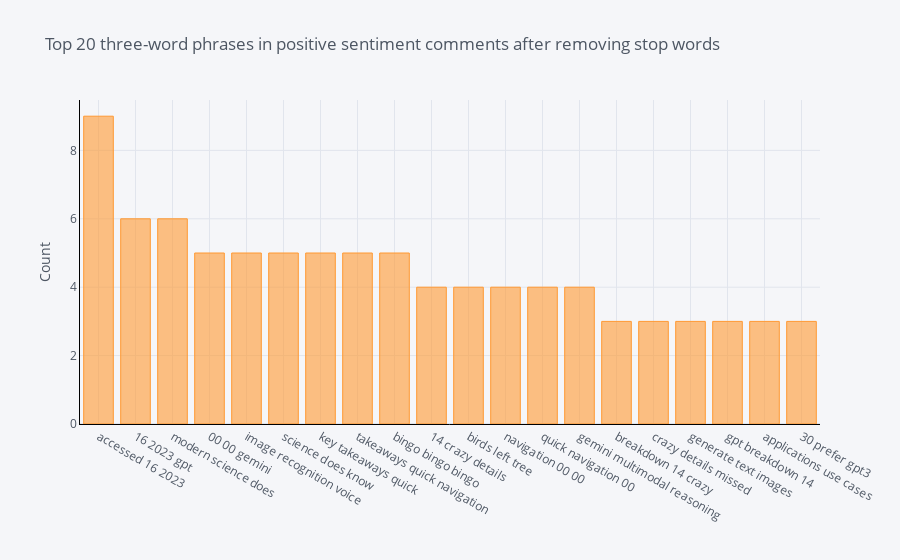

The code cell stored with this chart in its notebook:
### Code cell
# Tri-grams

def get_top_n_trigram(corpus, n=None):
    vec = CountVectorizer(ngram_range=(3, 3), stop_words=list(stop_words)).fit(corpus)
    bag_of_words = vec.transform(corpus)
    sum_words = bag_of_words.sum(axis=0) 
    words_freq = [(word, sum_words[0, idx]) for word, idx in vec.vocabulary_.items()]
    words_freq =sorted(words_freq, key = lambda x: x[1], reverse=True)
    return words_freq[:n]
common_words = get_top_n_trigram(pos_df['text'], 20)
for word, freq in common_words:
    print(word, freq)
df2 = pd.DataFrame(common_words, columns = ['CommentsText' , 'count'])
df2.groupby('CommentsText').sum()['count'].sort_values(ascending=False).iplot(
    kind='bar', yTitle='Count', linecolor='black', title='Top 20 three-word phrases in positive sentiment comments after removing stop words')

### Figure 1 — Plotly figure (JSON) as saved in the notebook; plotly's stock layout.template omitted (floating-point values rounded to 4 significant figures)
{"data": [{"marker": {"color": "rgba(255, 153, 51, 0.6)", "line": {"color": "rgba(255, 153, 51, 1.0)", "width": 1}}, "name": "count", "orientation": "v", "text": "", "type": "bar", "x": ["accessed 16 2023", "16 2023 gpt", "modern science does", "00 00 gemini", "image recognition voice", "science does know", "key takeaways quick", "takeaways quick navigation", "bingo bingo bingo", "14 crazy details", "birds left tree", "navigation 00 00", "quick navigation 00", "gemini multimodal reasoning", "breakdown 14 crazy", "crazy details missed", "generate text images", "gpt breakdown 14", "applications use cases", "30 prefer gpt3"], "y": [9, 6, 6, 5, 5, 5, 5, 5, 5, 4, 4, 4, 4, 4, 3, 3, 3, 3, 3, 3]}], "layout": {"legend": {"bgcolor": "#F5F6F9", "font": {"color": "#4D5663"}}, "paper_bgcolor": "#F5F6F9", "plot_bgcolor": "#F5F6F9", "title": {"font": {"color": "#4D5663"}, "text": "Top 20 three-word phrases in positive sentiment comments after removing stop words"}, "xaxis": {"gridcolor": "#E1E5ED", "linecolor": "black", "showgrid": true, "tickfont": {"color": "#4D5663"}, "title": {"font": {"color": "#4D5663"}, "text": ""}, "zerolinecolor": "#E1E5ED"}, "yaxis": {"gridcolor": "#E1E5ED", "linecolor": "black", "showgrid": true, "tickfont": {"color": "#4D5663"}, "title": {"font": {"color": "#4D5663"}, "text": "Count"}, "zerolinecolor": "#E1E5ED"}}}
